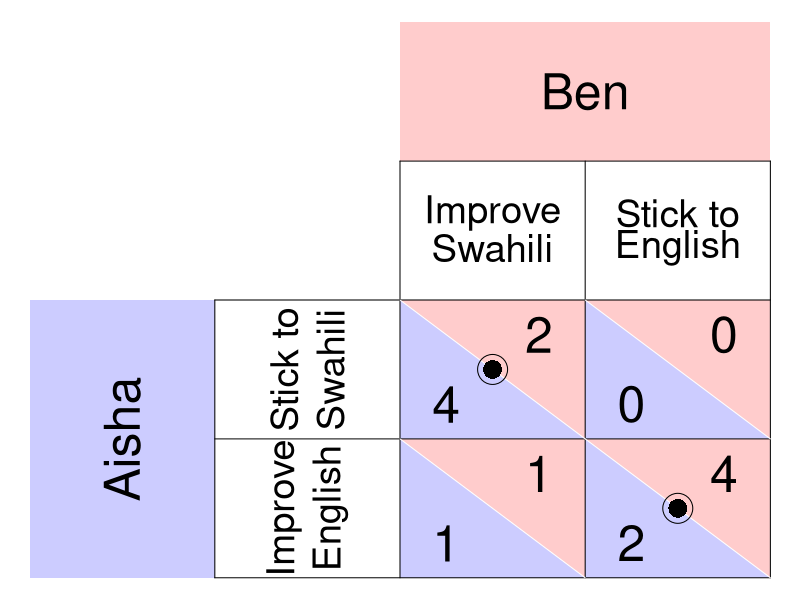

Write the R code that produced this figure.
require(ggplot2)
require(shape)
pdf(file = "society/matrix_disagreement_improve.pdf", width = 9, height = 7)

par(mar =  c(0, 0, 0, 0))
xlims <- c(0, 8)
ylims <- c(0, 8)

#TextSizes
PlayerSize <- 3
StratSize <- 2.3
PayoffSize <- 3
p1fadelevel <- 0.2
p2fadelevel <- 0.2

#Payoffs are listed as c("NW", "SW", "NE", "SE")

#Considerations for Player 1
P1Name <- c("Aisha")
P1Strat <- c("Stick to", "Improve")
P1Strat2 <- c("Swahili", "English")
P1Payoffs <- c("4", "1", "0", "2")
P1BR1 <- c("NW") #Must be NW or SW - the BR prints accordingly. 
P1BR2 <- c("SE") #Must be NE or SE - the BR prints accordingly. 
#NW = (5, 3); SW = (5,1); NE = (7, 3); SE = (7, 1)
P1bestsize <- 2.5 #Adjusts size of point indicating best response of P1

#Considerations for Player 2
P2Name <- c("Ben")
P2Strat <- c("Improve", "Stick to")
P2Strat2 <- c("Swahili", "English")
P2Payoffs <- c("2", "1", "0", "4")
P2BR1 <- c("NW") #Must be NW or SW - the BR prints accordingly. 
P2BR2 <- c("SE") #Must be NE or SE - the BR prints accordingly. 
P2bestsize <- 4 #Adjusts size of circle indicating best response of P2

plot(0, 0, xlim = xlims, ylim = ylims, type = "n",
     xlab = expression(""),
     ylab = expression(""),
     xaxt = "n", 
     yaxt = "n", 
     cex.lab = 2, 
     bty = "n")



#Color and label for Player 1 and their strategies
polygon(c(0,0,2,2,0), c(0,4,4,0,0), col=rgb(0, 0, 1, p1fadelevel), density=NULL, border = NA)
text(1, 2, P1Name[1], srt = 90, cex = PlayerSize)

text(2.75, 3, P1Strat[1], cex = StratSize, srt = 90)
text(3.25, 3, P1Strat2[1], cex = StratSize, srt = 90)
text(2.75, 1, P1Strat[2], cex = StratSize, srt = 90)
text(3.25, 1, P1Strat2[2], cex = StratSize, srt = 90)


#Color and label for Player 2
polygon(c(4,4,8,8,4), c(8,6,6,8,8), col=rgb(1, 0, 0, p2fadelevel), density=NULL, border = NA)
text(6, 7, P2Name[1], cex = PlayerSize)

text(5, 5.25, P2Strat[1], cex = StratSize)
text(5, 4.75, P2Strat2[1], cex = StratSize)
text(7, 5.25, P2Strat[2], cex = StratSize)
text(7, 4.75, P2Strat2[2], cex = StratSize)

#NorthWest cell 
#P1
polygon(c(4,4,6,4), c(4,2,2,4), col=rgb(0, 0, 1, p1fadelevel), density=NULL, border = NA)
#P2
polygon(c(4,6,6,4), c(4,4,2,4), col=rgb(1, 0, 0, p2fadelevel), density=NULL, border = NA)

#P1
text(4.5, 2.5, P1Payoffs[1], cex = PayoffSize)
#P2
text(5.5, 3.5, P2Payoffs[1], cex = PayoffSize)

#SouthWest cell  
#P1
polygon(c(4,4,6,4), c(2,0,0,2), col=rgb(0, 0, 1, p1fadelevel), density=NULL, border = NA)
#P2
polygon(c(4,6,6,4), c(2,2,0,2), col=rgb(1, 0, 0, p2fadelevel), density=NULL, border = NA)

#P1
text(4.5, 0.5, P1Payoffs[2], cex = PayoffSize)
#P2
text(5.5, 1.5, P2Payoffs[2], cex = PayoffSize)


#NorthEast cell 
#P1
polygon(c(6,6,8,6), c(4,2,2,4), col=rgb(0, 0, 1, p1fadelevel), density=NULL, border = NA)
#P2
polygon(c(6,8,8,6), c(4,4,2,4), col=rgb(1, 0, 0, p2fadelevel), density=NULL, border = NA)
#P1
text(6.5, 2.5, P1Payoffs[3], cex = PayoffSize)
#P2
text(7.5, 3.5, P2Payoffs[3], cex = PayoffSize)

#SouthEast cell 
#P1
polygon(c(6,6,8,6), c(2,0,0,2), col=rgb(0, 0, 1, p1fadelevel), density=NULL, border = NA)
#P2
polygon(c(6,8,8,6), c(2,2,0,2), col=rgb(1, 0, 0, p2fadelevel), density=NULL, border = NA)
#P1
text(6.5, 0.5, P1Payoffs[4], cex = PayoffSize)
#P2
text(7.5, 1.5, P2Payoffs[4], cex = PayoffSize)


#Lines for the Table
segments(8, 0, 8, 6, lty = 1, col = "black")
segments(4, 6, 8, 6, lty = 1, col = "black")
segments(2, 0, 2, 4, lty = 1, col = "black")
segments(2, 0, 8, 0, lty = 1, col = "black")
segments(2, 4, 8, 4, lty = 1, col = "black")
segments(4, 0, 4, 6, lty = 1, col = "black")
segments(2, 2, 8, 2, lty = 1, col = "black")
segments(6, 0, 6, 6, lty = 1, col = "black")

#Diagonals
#NW
segments(4, 4, 6, 2, lty = 1, col = "white")
#NE
segments(6, 4, 8, 2, lty = 1, col = "white")
#SW
segments(4, 2, 6, 0, lty = 1, col = "white")
#Se
segments(6, 2, 8, 0, lty = 1, col = "white")


#Best responses 
#P1 
if (P1BR1[1] == "NW"){
  points(5, 3, pch = 16, col = "black", cex = P1bestsize)
} else{points(5, 1, pch = 16, col = "black", cex = P1bestsize)
}

if (P1BR2[1] == "NE"){
  points(7, 3, pch = 16, col = "black", cex = P1bestsize)
} else{points(7, 1, pch = 16, col = "black", cex = P1bestsize)
}


#P2
if (P2BR1[1] == "NW"){
  points(5, 3, pch = 1, col = "black", cex = P2bestsize)
} else{points(7, 3, pch = 1, col = "black", cex = P2bestsize)
}

if (P2BR2[1] == "SW"){
  points(5, 3, pch = 1, col = "black", cex = P2bestsize)
} else{points(7, 1, pch = 1, col = "black", cex = P2bestsize)
}

dev.off()
